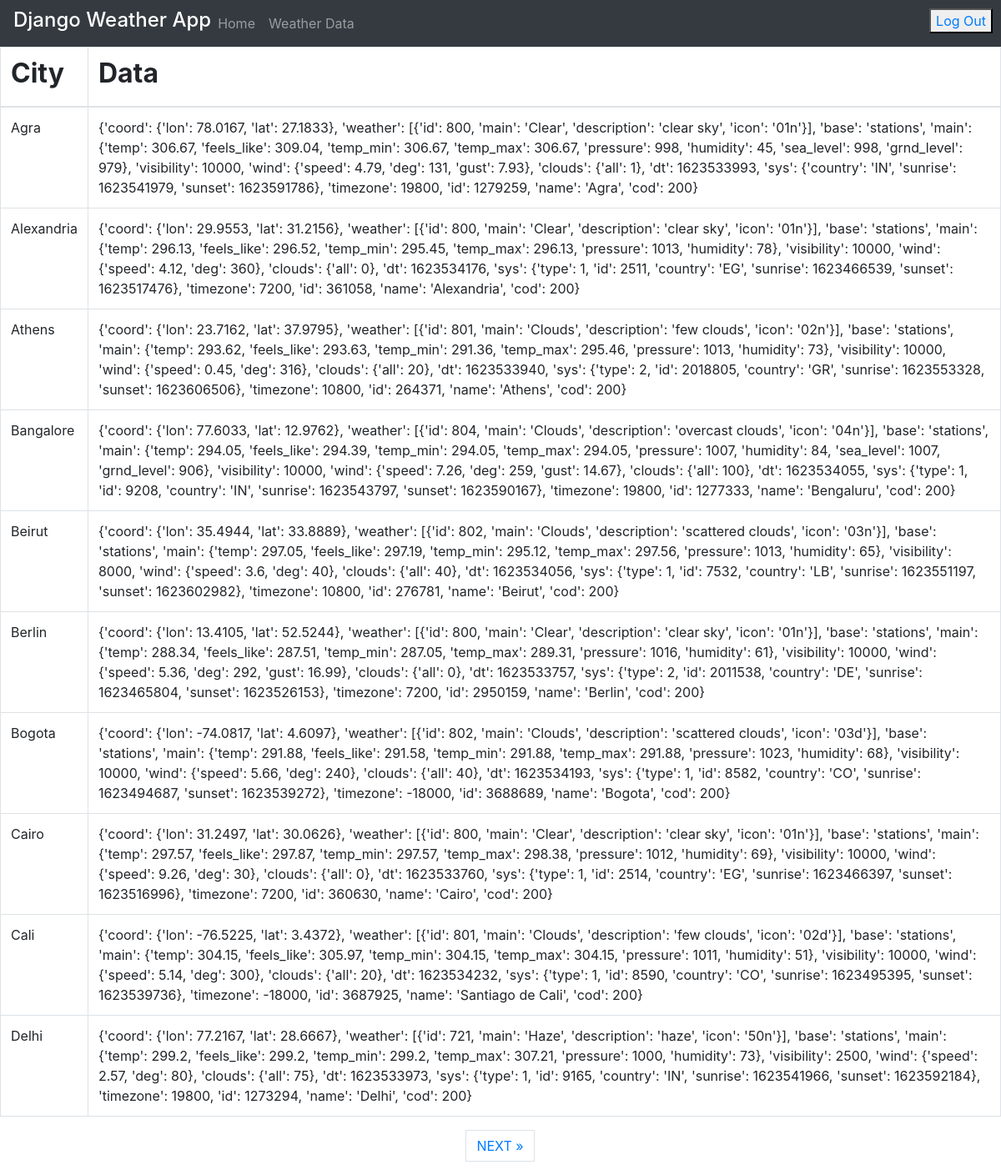
Screenshot of /list/ (signed in) with the database file from the repository.
### core/models.py (models this page shows)
class WeatherData(models.Model):
    id = models.BigAutoField(primary_key=True)
    city_name = models.CharField(max_length=30)
    data = models.TextField()

### core/views.py (the view)
# urls.py: path("list/", login_required(views.index), name="weather"),
@login_required
def index(request):
    weather_data = WeatherData.objects.all()
    page = request.GET.get("page", 1)
    paginator = Paginator(weather_data, 10)
    try:
        users = paginator.page(page)
    except PageNotAnInteger:
        users = paginator.page(1)
    except EmptyPage:
        users = paginator.page(paginator.num_pages)
    return render(request, "weather.html", {"post_list": users})

### templates/weather.html (shortened to what this page needs)
{% extends 'base.html' %}
{% block content %}
<table class="table table-bordered">
  <thead>
    <tr>
      <th><h2><B>City</B></h2></th>
      <th><h2><B>Data</B></h2></th>
    </tr>
  </thead>
  <tbody>
    {% for user in post_list %}
      <tr>
        <td>{{ user.city_name }}</td>
        <td>{{ user.data }}</td>
      </tr>
    {% endfor %}
  </tbody>
</table>
{% if post_list.has_other_pages %}
  <ul class="pagination justify-content-center">
    {% if post_list.has_next %}
    <li><a href="?page={{ post_list.next_page_number }}" class="page-link"> NEXT &raquo;</a></li>
   {% endif %}
  </ul>
{% endif %}
{% endblock %}

### rows the page displays
WeatherData: city_name "Agra", data "{'coord': {'lon': 78.0167, 'lat': 27.1833}, 'weather': [{'id': 800, 'main': 'Clear', 'description': 'clear sky', 'icon': '01n'}], 'base': 'stations', 'main': {'temp': 306.67, 'feels_like': 309.04, 'temp_min': 306.67, 'temp_max': 306.67, 'pressure': 998, 'humidity': 45, 'sea_level': 998, 'grnd_level': 979}, 'visibility': 10000, 'wind': {'speed': 4.79, 'deg': 131, 'gust': 7.93}, 'clouds': {'all': 1}, 'dt': 1623533993, 'sys': {'country': 'IN', 'sunrise': 1623541979, 'sunset': 1623591786}, 'timezone': 19800, 'id': 1279259, 'name': 'Agra', 'cod': 200}"
WeatherData: city_name "Alexandria", data "{'coord': {'lon': 29.9553, 'lat': 31.2156}, 'weather': [{'id': 800, 'main': 'Clear', 'description': 'clear sky', 'icon': '01n'}], 'base': 'stations', 'main': {'temp': 296.13, 'feels_like': 296.52, 'temp_min': 295.45, 'temp_max': 296.13, 'pressure': 1013, 'humidity': 78}, 'visibility': 10000, 'wind': {'speed': 4.12, 'deg': 360}, 'clouds': {'all': 0}, 'dt': 1623534176, 'sys': {'type': 1, 'id': 2511, 'country': 'EG', 'sunrise': 1623466539, 'sunset': 1623517476}, 'timezone': 7200, 'id': 361058, 'name': 'Alexandria', 'cod': 200}"
WeatherData: city_name "Athens", data "{'coord': {'lon': 23.7162, 'lat': 37.9795}, 'weather': [{'id': 801, 'main': 'Clouds', 'description': 'few clouds', 'icon': '02n'}], 'base': 'stations', 'main': {'temp': 293.62, 'feels_like': 293.63, 'temp_min': 291.36, 'temp_max': 295.46, 'pressure': 1013, 'humidity': 73}, 'visibility': 10000, 'wind': {'speed': 0.45, 'deg': 316}, 'clouds': {'all': 20}, 'dt': 1623533940, 'sys': {'type': 2, 'id': 2018805, 'country': 'GR', 'sunrise': 1623553328, 'sunset': 1623606506}, 'timezone': 10800, 'id': 264371, 'name': 'Athens', 'cod': 200}"
WeatherData: city_name "Bangalore", data "{'coord': {'lon': 77.6033, 'lat': 12.9762}, 'weather': [{'id': 804, 'main': 'Clouds', 'description': 'overcast clouds', 'icon': '04n'}], 'base': 'stations', 'main': {'temp': 294.05, 'feels_like': 294.39, 'temp_min': 294.05, 'temp_max': 294.05, 'pressure': 1007, 'humidity': 84, 'sea_level': 1007, 'grnd_level': 906}, 'visibility': 10000, 'wind': {'speed': 7.26, 'deg': 259, 'gust': 14.67}, 'clouds': {'all': 100}, 'dt': 1623534055, 'sys': {'type': 1, 'id': 9208, 'country': 'IN', 'sunrise': 1623543797, 'sunset': 1623590167}, 'timezone': 19800, 'id': 1277333, 'name': 'Bengaluru', 'cod': 200}"
WeatherData: city_name "Beirut", data "{'coord': {'lon': 35.4944, 'lat': 33.8889}, 'weather': [{'id': 802, 'main': 'Clouds', 'description': 'scattered clouds', 'icon': '03n'}], 'base': 'stations', 'main': {'temp': 297.05, 'feels_like': 297.19, 'temp_min': 295.12, 'temp_max': 297.56, 'pressure': 1013, 'humidity': 65}, 'visibility': 8000, 'wind': {'speed': 3.6, 'deg': 40}, 'clouds': {'all': 40}, 'dt': 1623534056, 'sys': {'type': 1, 'id': 7532, 'country': 'LB', 'sunrise': 1623551197, 'sunset': 1623602982}, 'timezone': 10800, 'id': 276781, 'name': 'Beirut', 'cod': 200}"
WeatherData: city_name "Berlin", data "{'coord': {'lon': 13.4105, 'lat': 52.5244}, 'weather': [{'id': 800, 'main': 'Clear', 'description': 'clear sky', 'icon': '01n'}], 'base': 'stations', 'main': {'temp': 288.34, 'feels_like': 287.51, 'temp_min': 287.05, 'temp_max': 289.31, 'pressure': 1016, 'humidity': 61}, 'visibility': 10000, 'wind': {'speed': 5.36, 'deg': 292, 'gust': 16.99}, 'clouds': {'all': 0}, 'dt': 1623533757, 'sys': {'type': 2, 'id': 2011538, 'country': 'DE', 'sunrise': 1623465804, 'sunset': 1623526153}, 'timezone': 7200, 'id': 2950159, 'name': 'Berlin', 'cod': 200}"
WeatherData: city_name "Bogota", data "{'coord': {'lon': -74.0817, 'lat': 4.6097}, 'weather': [{'id': 802, 'main': 'Clouds', 'description': 'scattered clouds', 'icon': '03d'}], 'base': 'stations', 'main': {'temp': 291.88, 'feels_like': 291.58, 'temp_min': 291.88, 'temp_max': 291.88, 'pressure': 1023, 'humidity': 68}, 'visibility': 10000, 'wind': {'speed': 5.66, 'deg': 240}, 'clouds': {'all': 40}, 'dt': 1623534193, 'sys': {'type': 1, 'id': 8582, 'country': 'CO', 'sunrise': 1623494687, 'sunset': 1623539272}, 'timezone': -18000, 'id': 3688689, 'name': 'Bogota', 'cod': 200}"
WeatherData: city_name "Cairo", data "{'coord': {'lon': 31.2497, 'lat': 30.0626}, 'weather': [{'id': 800, 'main': 'Clear', 'description': 'clear sky', 'icon': '01n'}], 'base': 'stations', 'main': {'temp': 297.57, 'feels_like': 297.87, 'temp_min': 297.57, 'temp_max': 298.38, 'pressure': 1012, 'humidity': 69}, 'visibility': 10000, 'wind': {'speed': 9.26, 'deg': 30}, 'clouds': {'all': 0}, 'dt': 1623533760, 'sys': {'type': 1, 'id': 2514, 'country': 'EG', 'sunrise': 1623466397, 'sunset': 1623516996}, 'timezone': 7200, 'id': 360630, 'name': 'Cairo', 'cod': 200}"
WeatherData: city_name "Cali", data "{'coord': {'lon': -76.5225, 'lat': 3.4372}, 'weather': [{'id': 801, 'main': 'Clouds', 'description': 'few clouds', 'icon': '02d'}], 'base': 'stations', 'main': {'temp': 304.15, 'feels_like': 305.97, 'temp_min': 304.15, 'temp_max': 304.15, 'pressure': 1011, 'humidity': 51}, 'visibility': 10000, 'wind': {'speed': 5.14, 'deg': 300}, 'clouds': {'all': 20}, 'dt': 1623534232, 'sys': {'type': 1, 'id': 8590, 'country': 'CO', 'sunrise': 1623495395, 'sunset': 1623539736}, 'timezone': -18000, 'id': 3687925, 'name': 'Santiago de Cali', 'cod': 200}"
WeatherData: city_name "Delhi", data "{'coord': {'lon': 77.2167, 'lat': 28.6667}, 'weather': [{'id': 721, 'main': 'Haze', 'description': 'haze', 'icon': '50n'}], 'base': 'stations', 'main': {'temp': 299.2, 'feels_like': 299.2, 'temp_min': 299.2, 'temp_max': 307.21, 'pressure': 1000, 'humidity': 73}, 'visibility': 2500, 'wind': {'speed': 2.57, 'deg': 80}, 'clouds': {'all': 75}, 'dt': 1623533973, 'sys': {'type': 1, 'id': 9165, 'country': 'IN', 'sunrise': 1623541966, 'sunset': 1623592184}, 'timezone': 19800, 'id': 1273294, 'name': 'Delhi', 'cod': 200}"
